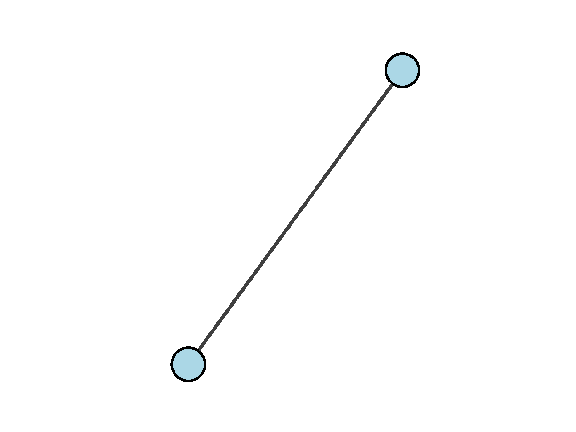

Here is the Python script that generated this plot:
import pathpy as pp
cd = pp.Edge('c','d',directed=False)
net = pp.Network(directed=False)
net.add_edge(cd)
plt = net.plot()
plt.show('png')
